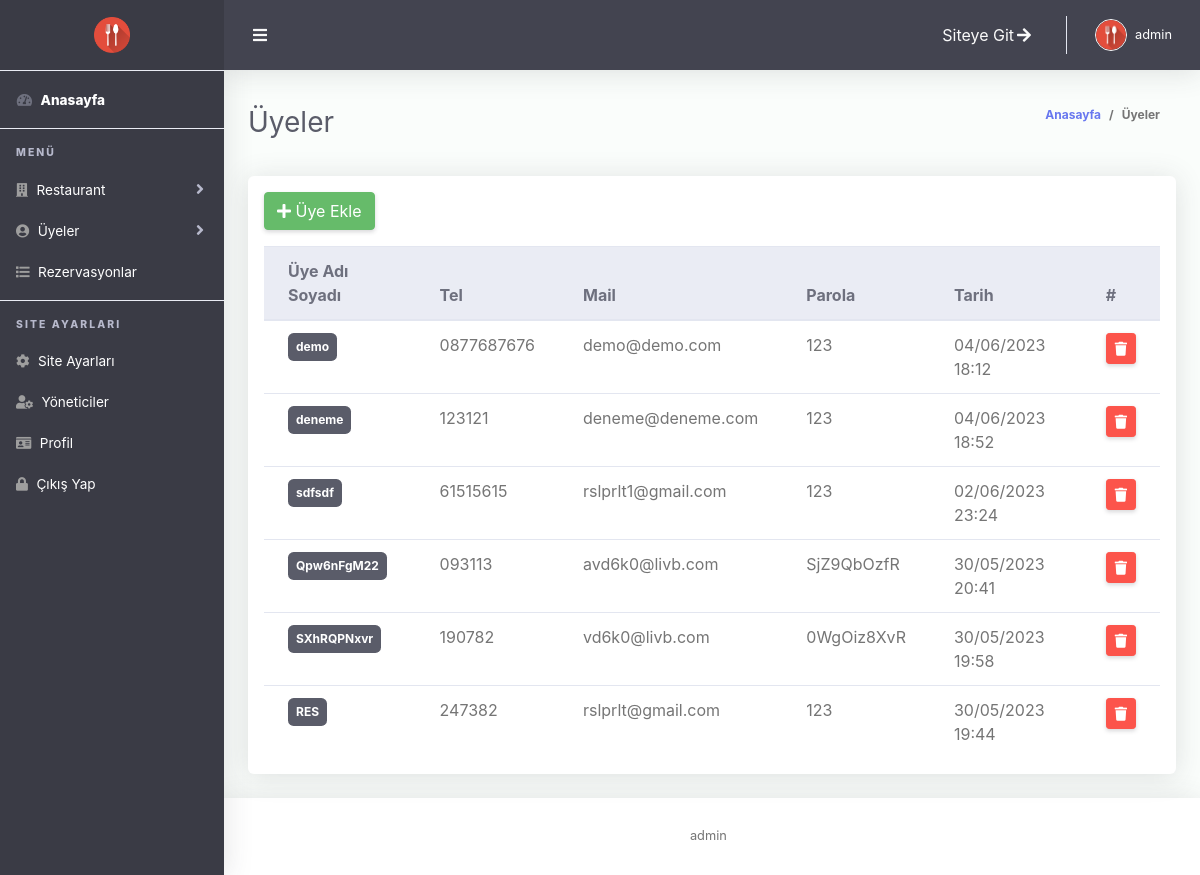
The page /admin/uyeler.php (signed in) on the database its author committed.
### tables this page shows
CREATE TABLE `ayarlar` (
  `ayar_id` int(11) NOT NULL,
  `ayar_title` text NOT NULL,
  `ayar_logo` text NOT NULL,
  `ayar_aciklama` text NOT NULL
);

CREATE TABLE `uye` (
  `uye_id` int(11) NOT NULL,
  `uye_email` text NOT NULL,
  `uye_adi` text NOT NULL,
  `uye_parola` text NOT NULL,
  `uye_tel` text NOT NULL,
  `uye_tarih` datetime NOT NULL DEFAULT current_timestamp()
);

### admin/uyeler.php (the view, shortened to what this page needs)
<?php include('header.php'); ?>
<div class="container-fluid" id="container-wrapper">
  <div class="d-sm-flex align-items-center justify-content-between mb-4">
    <h1 class="h3 mb-0 text-gray-800">Üyeler</h1>
    <ol class="breadcrumb">
      <li class="breadcrumb-item"><a href="./">Anasayfa</a></li>
      <li class="breadcrumb-item">Üyeler</li>
    </ol>
  </div>
  <div class="row">
    <div class="col-lg-12">
      <div class="card mb-4">
        <div class="table-responsive p-3">
          <a href="uye-ekle.php" class="btn btn-success mb-3"><i class="fas fa-plus"></i> Üye Ekle</a>
          <table class="table align-items-center table-flush" id="dataTableHover">
            <thead class="thead-light">
              <tr>
                <th>Üye Adı Soyadı</th>
                <th>Tel</th>
                <th>Mail</th>
                <th>Parola</th>
                <th>Tarih</th>
                <th>#</th>
              </tr>
            </thead>
            <tbody>
              <?php
              $veriCek=$conn->prepare("SELECT * FROM uye ORDER BY uye_tarih DESC ");
              $veriCek->execute();
              while ($var=$veriCek->fetch(PDO::FETCH_ASSOC)) { ?>
                <tr>
                  <td>
                    <a href="uye-duzenle.php?id=<?=$var['uye_id']; ?>" class="badge bg-dark text-white p-2"><?=$var['uye_adi']; ?></a>
                  </td>
                  <td><?=$var['uye_tel']; ?></td>
                  <td><?=$var['uye_email']; ?></td>
                  <td><?=$var['uye_parola']; ?></td>
                  <td><?php echo date('d/m/Y H:s',strtotime($var['uye_tarih'])); ?></td>
                  <td>
                    <button value="<?php echo $var['uye_id']; ?>" islem="uyeSil"  class="btn btn-danger btn-sm btn-uye-sil"> <i class="fa fa-trash"></i></button>
                  </td>
                </tr>
              <?php } ?>
            </tbody>
          </table>
        </div>
      </div>
    </div>
  </div>
</div>
</div>
<?php include('footer.php'); ?>

### admin/header.php (shortened to what this page needs)
<?php
include 'inc/ayar.php';
$ayarData = $conn->query('SELECT * FROM ayarlar')->fetch(PDO::FETCH_ASSOC);
$kullanicisor=$conn->prepare("SELECT * FROM admin WHERE admin_id = :user_id");
$kullanicisor->execute(array(
  'user_id' => $_SESSION['admin_giris']
));
$kullanici=$kullanicisor->fetch(PDO::FETCH_ASSOC);
?>
<!DOCTYPE html>
<html lang="en">
<head>
  <link href="vendor/fontawesome-free/css/all.min.css" rel="stylesheet" type="text/css">
  <link href="vendor/bootstrap/css/bootstrap.min.css" rel="stylesheet" type="text/css">
  <link href="vendor/select2/dist/css/select2.min.css" rel="stylesheet" type="text/css">
  <link href="vendor/bootstrap-datepicker/css/bootstrap-datepicker.min.css" rel="stylesheet" >
  <link href="vendor/bootstrap-touchspin/css/jquery.bootstrap-touchspin.css" rel="stylesheet" >
  <link href="vendor/clock-picker/clockpicker.css" rel="stylesheet">
  <link href="css/ruang-admin.min.css" rel="stylesheet">
  <link href="vendor/datatables/dataTables.bootstrap4.min.css" rel="stylesheet">
  <link rel="stylesheet" href="css/sweetalert2.min.css">
  <link href="css/summernote.css" rel="stylesheet">
</head>
<body id="page-top">
  <div id="wrapper">
    <ul class="navbar-nav sidebar sidebar-light accordion" id="accordionSidebar">
      <a class="sidebar-brand d-flex align-items-center justify-content-center" href="index.php">
        <div class="sidebar-brand-icon">
          <img src="../<?=$ayarData['ayar_logo']; ?>">
        </div>
      </a>
      <hr class="sidebar-divider my-0">
      <li class="nav-item active">
        <a class="nav-link" href="index.php">
          <i class="fas fa-fw fa-tachometer-alt"></i>
          <span>Anasayfa</span></a>
        </li>
        <hr class="sidebar-divider">
        <div class="sidebar-heading">
          Menü
        </div>
        <li class="nav-item">
          <a class="nav-link collapsed" href="#" data-toggle="collapse" data-target="#firmalar" aria-expanded="false" aria-controls="firmalar">
            <i class="fa fa-building"></i>
            <span>Restaurant</span>
          </a>
        </li>
        <li class="nav-item">
          <a class="nav-link collapsed" href="#" data-toggle="collapse" data-target="#uyeler" aria-expanded="false" aria-controls="uyeler">
            <i class="fa fa-user-circle"></i>
            <span>Üyeler</span>
          </a>
        </li>
        <li class="nav-item">
          <a class="nav-link" href="rezervasyonlar.php">
            <i class="fas fa-list"></i>
            <span>Rezervasyonlar</span>
          </a>
        </li>
        <hr class="sidebar-divider">
        <div class="sidebar-heading">
          Site Ayarları
        </div>
        <li class="nav-item">
          <a class="nav-link" href="ayar.php">
            <i class="fas fa-cog"></i>
            <span>Site Ayarları</span>
          </a>
        </li>
        <li class="nav-item">
          <a class="nav-link" href="adminler.php">
            <i class="fas fa-user-cog"></i>
            <span>Yöneticiler</span>
          </a>
        </li>
        <li class="nav-item">
          <a class="nav-link" href="profil.php">
            <i class="fas fa-id-card"></i>
            <span>Profil</span>
          </a>
        </li>
        <li class="nav-item">
          <a class="nav-link" href="logout.php">
            <i class="fas fa-lock"></i>
            <span>Çıkış Yap</span>
          </a>
        </li>
      </ul>
      <div id="content-wrapper" class="d-flex flex-column">
        <div id="content">
          <nav class="navbar navbar-expand navbar-light bg-navbar topbar mb-4 static-top">
            <button id="sidebarToggleTop" class="btn btn-link rounded-circle mr-3">
              <i class="fa fa-bars"></i>
            </button>
            <ul class="navbar-nav ml-auto">
             <li class="nav-item dropdown no-arrow mx-1">
              <a class="nav-link dropdown-toggle" href="../" aria-haspopup="true" target="_blank" aria-expanded="false">
                Siteye Git <i class="fas fa-arrow-right fa-fw"></i>
              </a>
            </li>
            <li class="nav-item dropdown no-arrow">
              <a class="nav-link dropdown-toggle" href="#" id="userDropdown" role="button" data-toggle="dropdown"
              aria-haspopup="true" aria-expanded="false">
              <img class="img-profile rounded-circle" src="../<?=$ayarData['ayar_logo']; ?>" style="max-width: 60px">
              <span class="ml-2 d-none d-lg-inline text-white small"><?php echo $kullanici['admin_kadi']; ?></span>
            </a>
          </li>
        </ul>
      </nav>

### admin/footer.php (shortened to what this page needs)
<footer class="sticky-footer bg-white">
 <div class="container my-auto">
  <div class="copyright text-center my-auto">
    <span><?=$kullanici['admin_kadi']; ?> &nbsp; </span>
  </div>
</div>
</footer>
</div>
</div>
</body>
</html>

### rows shown on the page
ayarlar: ayar_logo (picture)
uye: uye_adi "demo", uye_tel "0877687676", uye_email "demo@demo.com", uye_parola "123", uye_tarih "04/06/2023 18:12", $var['uye_id'] 6 (drawn)
uye: uye_adi "deneme", uye_tel "123121", uye_email "deneme@deneme.com", uye_parola "123", uye_tarih "04/06/2023 18:52", $var['uye_id'] 5 (drawn)
uye: uye_adi "sdfsdf", uye_tel "61515615", uye_email "rslprlt1@gmail.com", uye_parola "123", uye_tarih "02/06/2023 23:24", $var['uye_id'] 4 (drawn)
uye: uye_adi "Qpw6nFgM22", uye_tel "093113", uye_email "avd6k0@livb.com", uye_parola "SjZ9QbOzfR", uye_tarih "30/05/2023 20:41", $var['uye_id'] 3 (drawn)
uye: uye_adi "SXhRQPNxvr", uye_tel "190782", uye_email "vd6k0@livb.com", uye_parola "0WgOiz8XvR", uye_tarih "30/05/2023 19:58", $var['uye_id'] 2 (drawn)
uye: uye_adi "RES", uye_tel "247382", uye_email "rslprlt@gmail.com", uye_parola "123", uye_tarih "30/05/2023 19:44", $var['uye_id'] 1 (drawn)

### other values the page prints
$kullanici['admin_kadi'] "admin"
